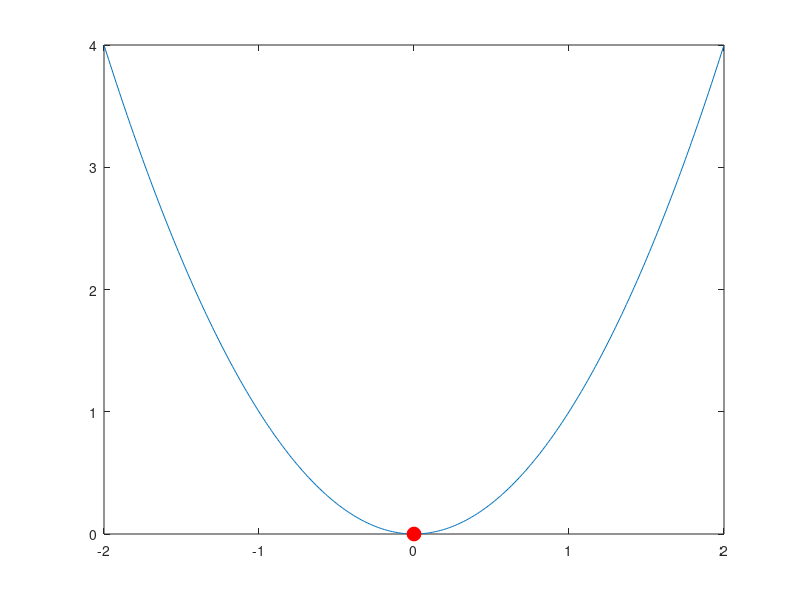

Recreate this plot in MATLAB.
x = -2:0.01:2;
y = x.^2;
figure(1);
clf;
plot(x, y)

FUN = @(x) x.^2;

[x1, y1] = fminsearch(FUN, 1)
hold on;
%plot(x1, FUN(x1), 'ro', 'MarkerSize', 10)
plot(x1, y1, 'ro', 'MarkerSize', 10, 'MarkerFaceColor', 'r')
